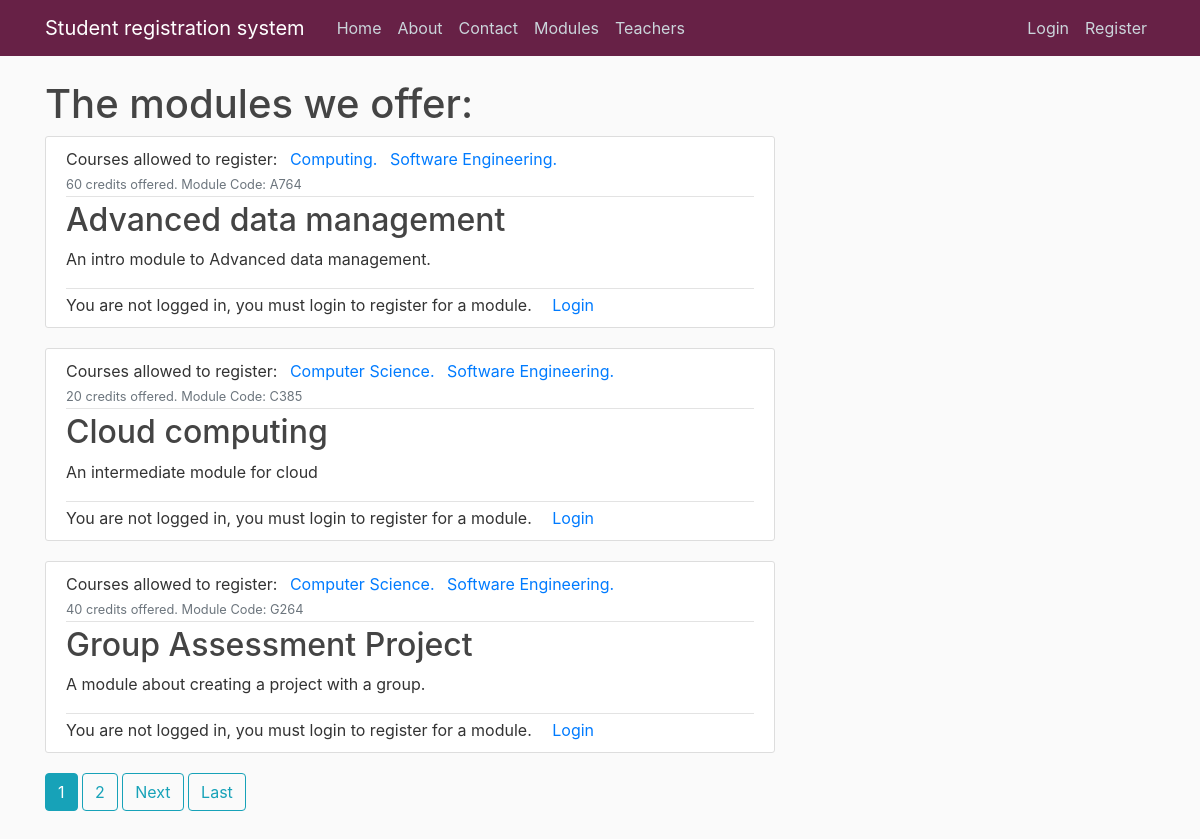
The page /modules on the database its author committed.
### ModuleRegistrationSystem/models.py (models this page shows, shortened)
class Module(models.Model):
    name = models.CharField(max_length= 40)
    code = models.CharField(max_length= 4, primary_key= 'code')
    credit = models.IntegerField(choices= [(20, 20), (40, 40), (60, 60)])
    category = models.CharField(max_length= 20, choices= [('In-person', 'In person'), ('Online', 'Online')])
    description = models.TextField()
    availability = models.BooleanField(default=True)
    courses_Allowed_To_Register = models.ManyToManyField(Course)
    def __str__(self):
        return f'{self.name}'

class Course(models.Model):
    name = models.CharField(max_length = 20, primary_key= 'name')
    startDate = models.DateField(default = timezone.now)
    duration = models.CharField(max_length = 10 ,choices= [('1 year', '1 year'), ('2 years', '2 years'), ('3 years', '3 years')])
    description = models.TextField()
    def __str__(self):
        return f'{self.name}'

### ModuleRegistrationSystem/views.py (the view)
# urls.py: path('modules', ModuleListView.as_view(), name='modules'),
class ModuleListView(ListView):
        model = Module
        template_name = 'ModuleRegistrationSystem/modules.html'
        context_object_name = 'modules'
        ordering = ['code']
        paginate_by = 3

### ModuleRegistrationSystem/templates/ModuleRegistrationSystem/modules.html (shortened to what this page needs)
{% extends "ModuleRegistrationSystem/base.html" %}
{% load custom_filters %}
{% load crispy_forms_tags %}
{% block content %}
    <h1>The modules we offer:</h1>
{% for module in modules %}
    <article class="media content-section">
        <div class="media-body">
            <div class="article-metadata">
                <a class="mr-2">Courses allowed to register: {% for courses_Allowed_To_Register in module.courses_Allowed_To_Register.all %} <a class="mr-2" href="{% url 'ModuleRegistrationSystem:course-detail' courses_Allowed_To_Register.name %}"> {{ courses_Allowed_To_Register }}. </a>
                    {% endfor %}</a>
                <small class="text-muted">{{ module.credit }} credits offered. Module Code: {{ module.code }}</small>
            </div>
            <h2><a class="article-title" href="{% url 'ModuleRegistrationSystem:module-detail' module.code %}">{{ module }}</a></h2>
            <p class="article-content">{{ module.description }}</p>
            <div class="article-metadata"></div>
            {% if user.is_authenticated %}
                {% if user.studentaccount.Course in module.courses_Allowed_To_Register.all %}
                    {% if user|if_registered:module %}
                        <a class="mr-2">You are already registered for this module, view registrations here: </a>
                        <a class="ml-2" href="{% url 'ModuleRegistrationSystem:registrations' user.username %}">my registrations</a>
                    {% else %}
                        {% if module.availability == True %}
                            <form method="POST" action="{% url 'ModuleRegistrationSystem:module-registration' module.code %}">
                                {% csrf_token %}
                                {{ form | crispy }}
                                <button class="btn btn-success" type="submit">Register Now</button>
                            </form>
                        {% elif module.availability == False %}
                            <a class="mr-2">This module is not currently available.</a>
                        {% endif %}
                    {% endif %}
                {% else %}
                    <a class="mr-2">Your course is not eligible to enrol to this module.</a>
                {% endif %}
            {% else %}
                <a class="mr-2">You are not logged in, you must login to register for a module.</a>
                <a class="ml-2" href="{% url 'login' %}">Login</a>
            {% endif %}
    </article>
{% endfor %}
{% if is_paginated %}
{% for num in page_obj.paginator.page_range %}
{% if page_obj.number == num %}
<a class="btn btn-info mb-4" href="?page={{num}}">{{num}}</a>
{% elif num > page_obj.number|add:'-3' and num < page_obj.number|add:'3' %}
<a class="btn btn-outline-info mb-4" href="?page={{num}}">{{num}}</a>
{% endif %}
{% endfor %}
{% if page_obj.has_next %}
<a class="btn btn-outline-info mb-4" href="?page={{page_obj.next_page_number}}">Next</a>
<a class="btn btn-outline-info mb-4" href="?page={{page_obj.paginator.num_pages}}">Last</a>
{% endif %}
{% endif %}
{% endblock content %}

### ModuleRegistrationSystem/static/css/styles.css (style rules this page uses)
html { position: relative; min-height: 100%; }
body { background: #fafafa; color: #333333; margin-top: 5rem; margin-bottom: 50px; }
h1, h2, h3, h4, h5, h6 { color: #444444; }
.content-section { background: #ffffff; padding: 10px 20px; border: 1px solid #dddddd; border-radius: 3px; margin-bottom: 20px; }
.article-title { color: #444444; }
.article-content { white-space: pre-line; }
.article-metadata { padding-bottom: 1px; margin-bottom: 4px; border-bottom: 1px solid #e3e3e3 }

### rows shown on the page
Module: credit "60", code "A764", name "Advanced data management", description "An intro module to Advanced data management."
Course: name "Computing"
Course: name "Software Engineering"
Module: credit "20", code "C385", name "Cloud computing", description "An intermediate module for cloud"
Course: name "Computer Science"
Module: credit "40", code "G264", name "Group Assessment Project", description "A module about creating a project with a group."

### other values the page prints
{{ num }} "1"
{{ num }} "2"
